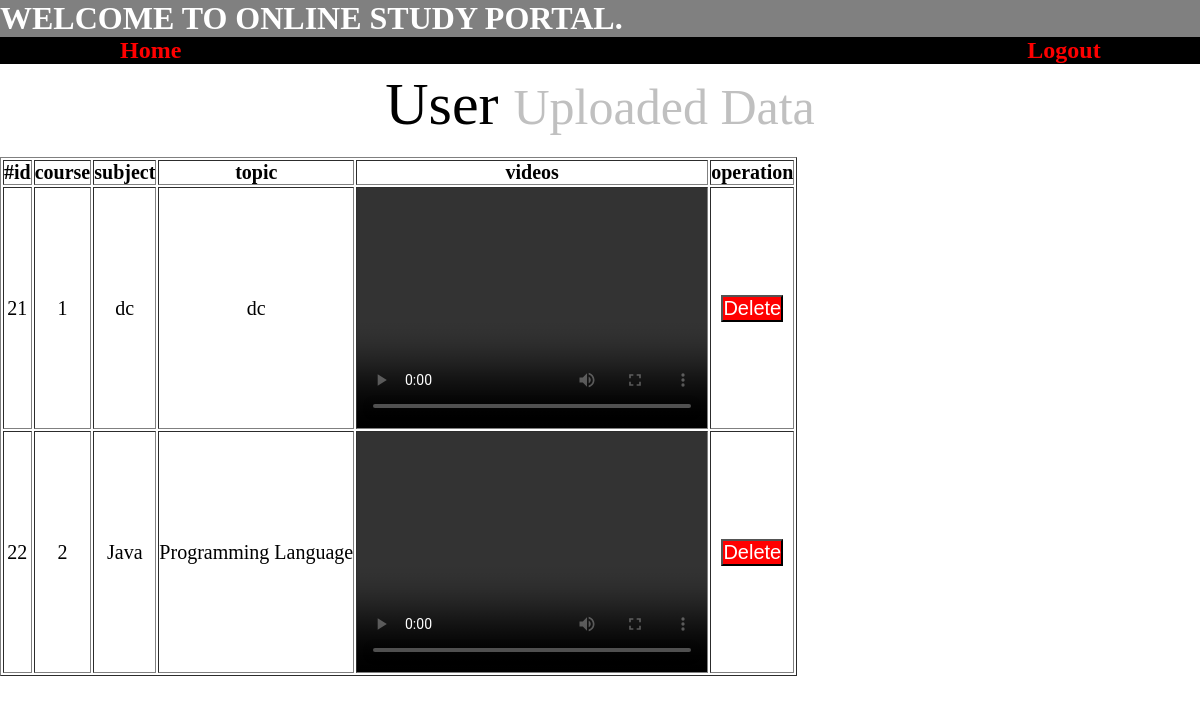
The page /Admin/userdata.php?ui=manishray10799@gmail.com (signed in) on the database its author committed.
### tables this page shows
CREATE TABLE `upload` (
  `id` int(11) NOT NULL,
  `user_id` varchar(51) NOT NULL,
  `course` varchar(100) NOT NULL,
  `subject` varchar(100) NOT NULL,
  `topic` varchar(200) NOT NULL,
  `videos` varchar(100) NOT NULL
);

### Admin/userdata.php (the view, shortened to what this page needs)
<?php
include 'dblink.php';
if(empty($_SESSION['username'])){
    header('location:login.php');
}else{
$id=$_GET['ui'];
}
?>
<div class="h">
    	<h1> <marquee>WELCOME  TO  ONLINE  STUDY PORTAL. </marquee></h1>
    	<h2> <a style="margin-left: 10%;" href="admin.php"> Home </a><a style="margin-left: 70%;" href="Logout.php"> Logout </a> </h2>
</div>
<div class="ud">
	<p style="font-size: 60px;color: black;margin-top: 70px;text-align: center;">User <small style="font-size: 50px;color: silver;">Uploaded Data </small></p><br/>
	<table border="1" style="font-size: 20px;text-align: center;">
    <tr>
        <th>#id</th>
        <th>course</th>
        <th>subject</th>
        <th>topic</th>
        <th>videos</th>
        <th>operation</th>
    </tr>
    <?php
        $query = "select * from upload where user_id='$id' ";
        $data = mysqli_query($con, $query);
        $total = mysqli_num_rows($data);
        if($total !=0){
            while ($result= mysqli_fetch_array($data)) {
                echo "<tr>
                    <td>".$result['id']."</td>
                    <td>".$result['course']."</td>
                    <td>".$result['subject']."</td>
                    <td>".$result['topic']."</td>
                    <td><video width='350' height='240' controls><source src='../user/videos/".$result['videos']."'</video></td>
                    <td><button><a href='uudelete.php?ui=$result[id]' onclick ='return checkdelete()' >Delete</a></button></td>
                </tr>";
            }
        }else{
            echo "No Record Found";
        }
    ?>
</div>

### Admin/userdata.php (style rules this page uses)
* { margin: 0; padding: 0; }
.h { position: fixed; width: 100%; margin-top: -70px; }
h1 { margin: 0; padding: 0; color: white; background-color: gray; }
h2 { margin: 0; background-color: black; }
h2 a { color: red; text-decoration: none; }
button { background-color: red; }
td a { text-decoration: none; font-size: 20px; color: white; }

### rows shown on the page
upload: id "21", course "1", subject "dc", topic "dc"
upload: id "22", course "2", subject "Java", topic "Programming Language"
